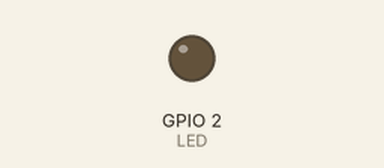
Recording of a sketch running on a simulated ESP8266 (NodeMCU). Shown: output pins drawn as LEDs (lit = HIGH). WiFi joins after 1.5 s; servers stay silent unless stated; what the sketch prints to the serial monitor is not drawn.

Above: at 0.0 s.
At 2.8 s:
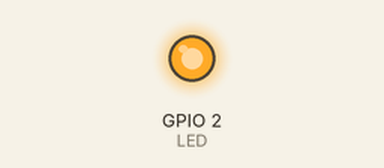
Timing chart, 0 to 4.3 s (numbered marks = the images above):
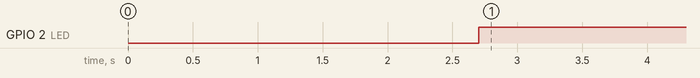

Measured:
- by itself, GPIO 2 (LED): LOW → HIGH at 2.7 s

The sketch:

bookard.ino
```cpp
#include <ESP8266WiFi.h>
#include <ESP8266HTTPClient.h>
#include <WiFiClient.h>

#define LED LED_BUILTIN

/*Put your SSID & Password*/
const char* ssid = "iPhone de Juan";		// Enter SSID here
const char* password = "11235813";	//Enter Password here

/* Set GET link with channel ID */
const char* link = "http://172.20.10.2:8080";

void setup() {
  pinMode(LED, OUTPUT);
  Serial.begin(9600);
  delay(1000);

  Serial.println("Connecting to ");
  Serial.println(ssid);

  //connect to your local wi-fi network
  WiFi.begin(ssid, password);

  //check wi-fi is connected to wi-fi network
  while (WiFi.status() != WL_CONNECTED) {
    delay(500);
    Serial.print(".");
  }

  Serial.println("");
  Serial.println("WiFi connected");
}

void loop()
{
  if (WiFi.status() == WL_CONNECTED) {
    WiFiClient client;
    HTTPClient http;

    // Send HTTP Request
    http.begin(client, link);

    int responseCode = http.GET();
    if (responseCode != 200) {
      Serial.println("Couldn't /GET to the API!");
      Serial.println(responseCode);
      digitalWrite(LED, HIGH);
    } else {
      Serial.print("HTTP Response code: ");
      Serial.println(responseCode);
      digitalWrite(LED, LOW);
      delay(200);
      // Serial.println(http.getString());
    }
  }

  Serial.println("Waiting…");
  delay(1000);
}
```
